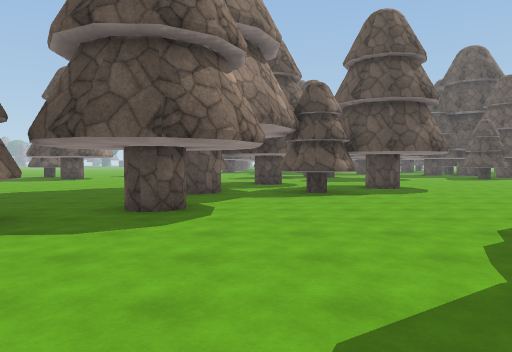
[1] (above)

24 first-person views from a walk through a 3-D level made in the Unity game engine. The camera is 1.5 m above the floor, tilts 2° down and sees 70° across. The floor is counted in squares, 2 m on a side. Each view is taken from the middle of a square. On the plan, view 1 faces up. The plan holds only what a view shows up to about 11 squares ahead; the rest is blank. The place goes on beyond the plan. Surface patterns are stand-ins for the level's own textures.

[2]
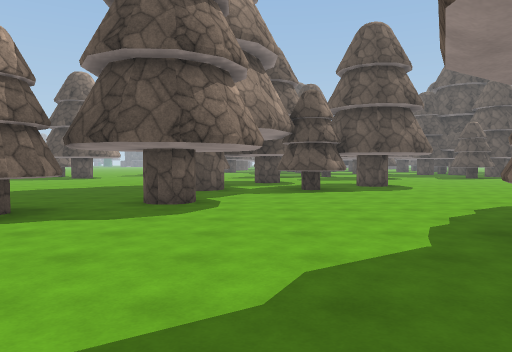

[3]
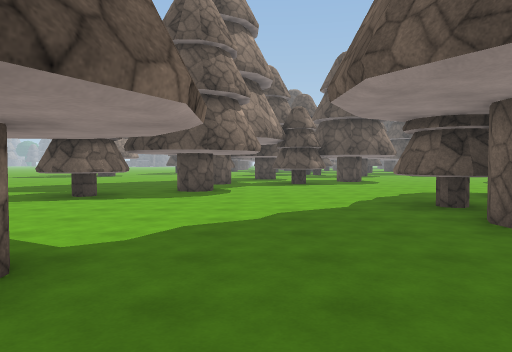

[4]
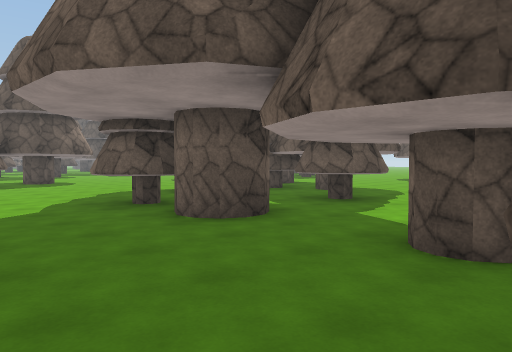

[5]
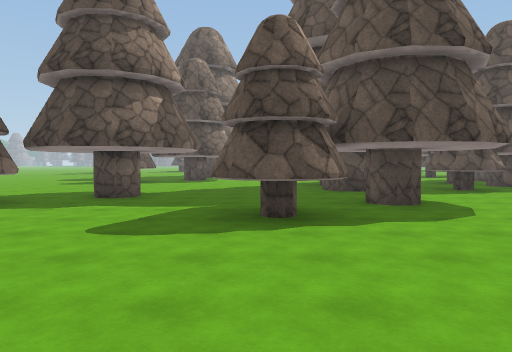

[6]
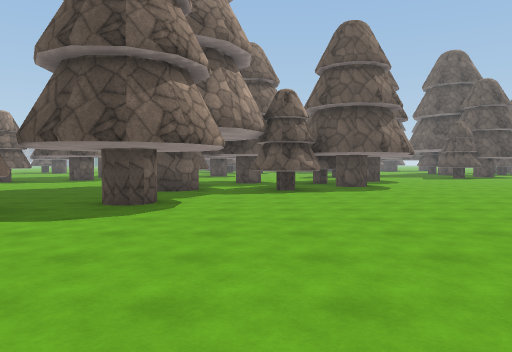

[7]
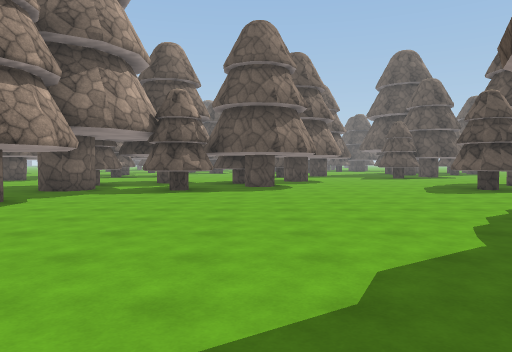

[8]
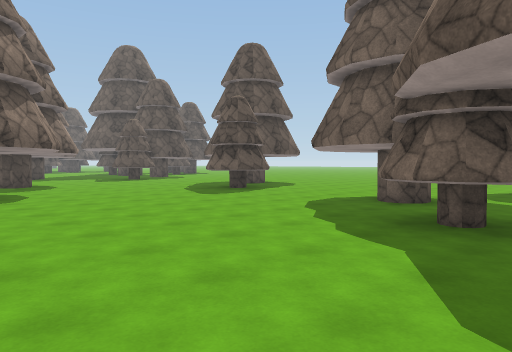

[9]
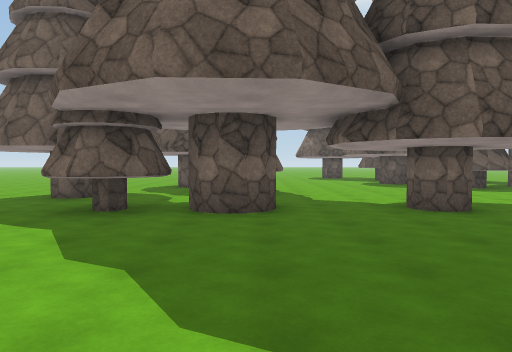

[10]
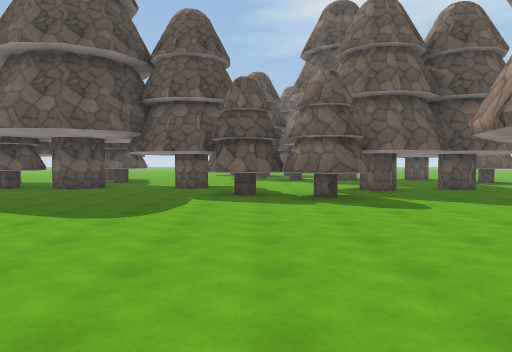

[11]
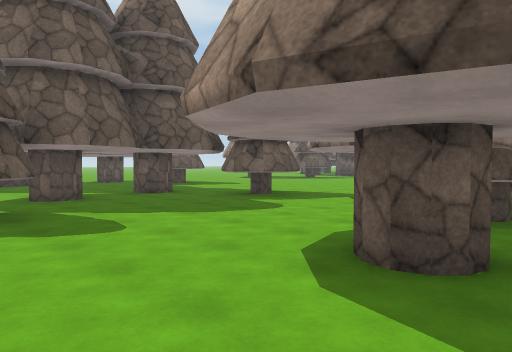

[12]
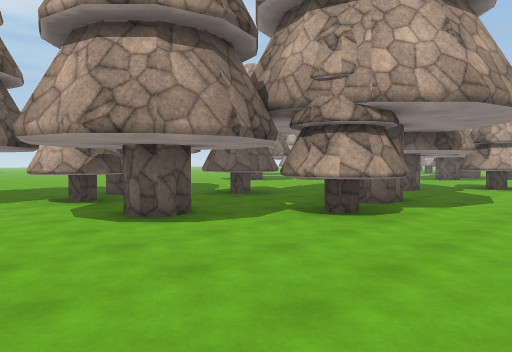

[13]
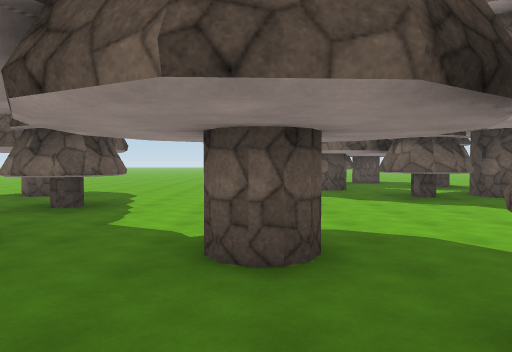

[14]
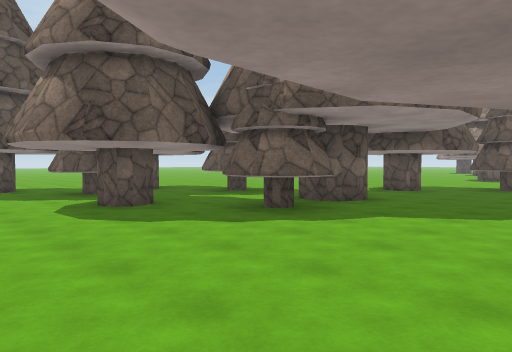

[15]
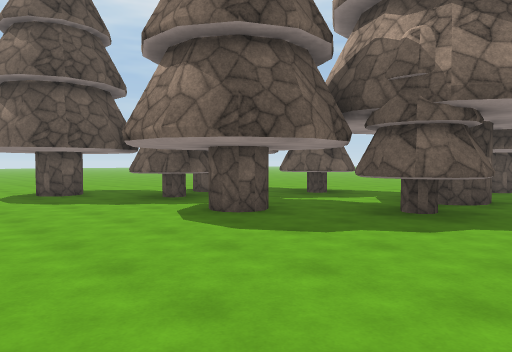

[16]
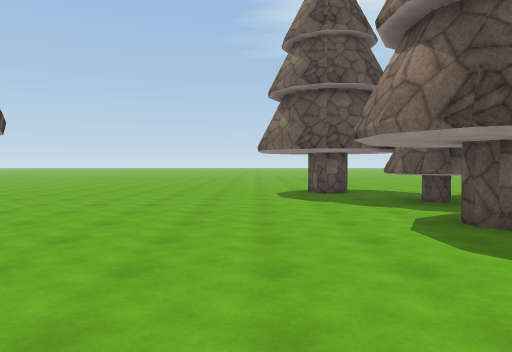

[17]
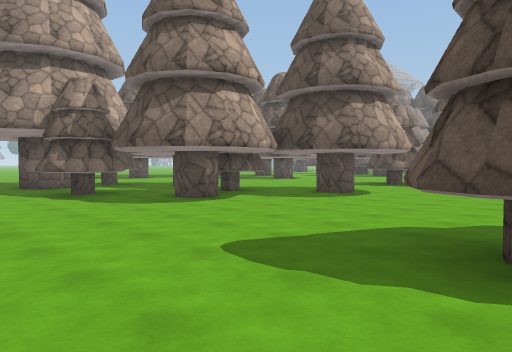

[18]
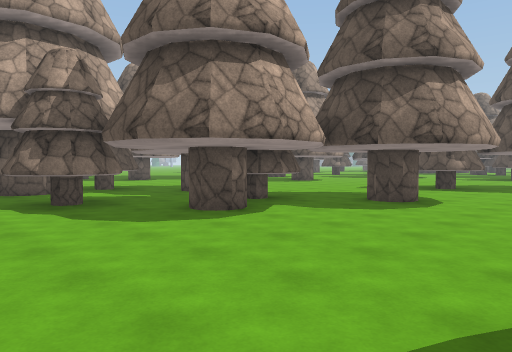

[19]
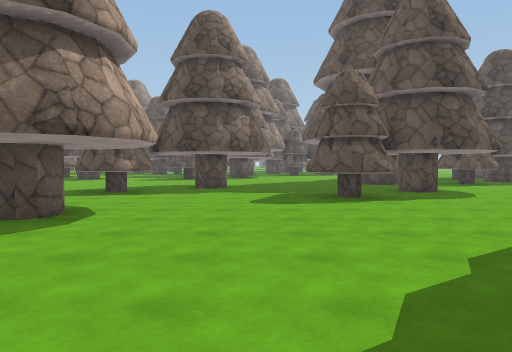

[20]
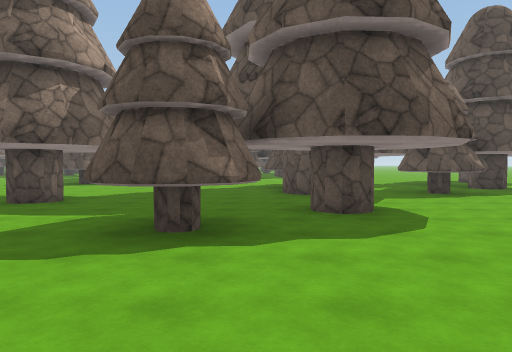

[21]
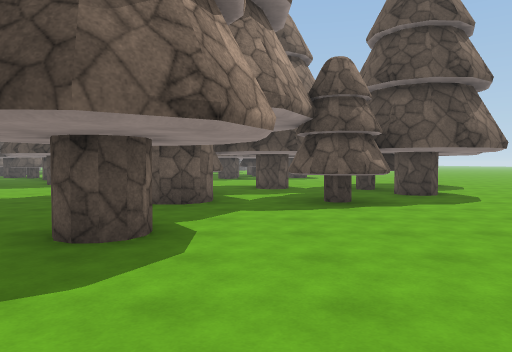

[22]
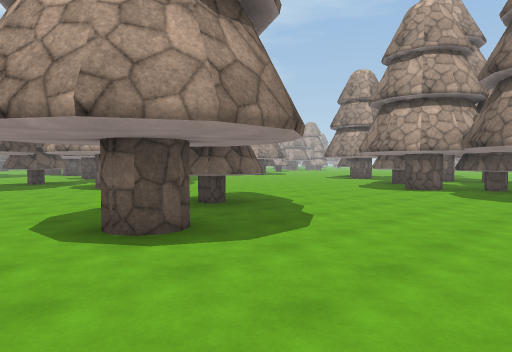

[23]
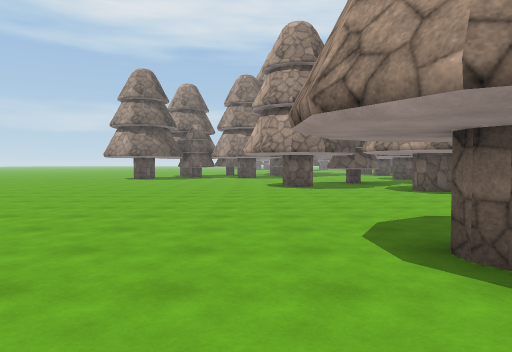

[24]
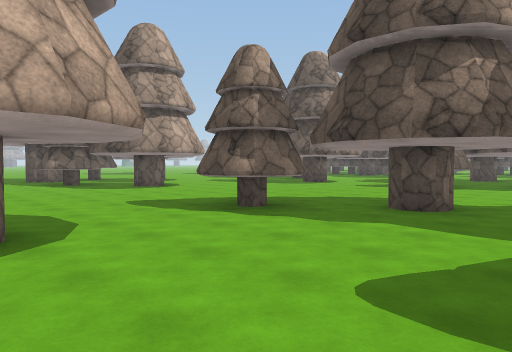

### Floor plan
Key: @ floor where view 1 was taken; # wall or solid block; x gap in a wall; . floor; T thing the floor can be seen under or through.
Columns run from 5 left of view 1 to 24 right of it. Each row starts with its distance up from view 1.
 17                 #...     ##.#
 16                  ...     ...##
 15               .. ......##....#
 14              ..........##.  ..
 13              ..........##.##..
 12            ...................
 11 ..   ....#........#...........
 10 ..  #.# .......##......#.....
  9 ...##.##.......##.... ......
  8 .....................#......
  7 ...........................
  6 ...#......................
  5 .##.............#.........
  4 x##........#.##............
  3 ........##...##.............
  2  .......##....#........#....
  1 ........##.##.......##.......
  0 .....@..##.##.......##........
 -1 ..............................
 -2 ...#..........................
 -3  #.......#....................
 -4   ....##......................
 -5   ....##............#.........
 -6    ..............##...........
 -7     .............##.....#.....
 -8     ..............#..# .......
 -9      ...  ........#..##.......
-10       .    ...................
-11            ...................
-12          .........#...........
-13         .......##.............
-14      ..........##........#..#
-15  #.............##......TT...##
-16  #....###......# .  ...T ....#
-17  ..#.  .#........#.....T..##..
-18      .....#............##.##.
-19     ..##.....................
-20     .. #..##......#.........
-21      ... ###...##..  ..#.

Where each view was taken, in squares from view 1:
view 1: 0 up, 0 right, facing up
view 2: 1 down, 0 right, facing up
view 3: 4 down, 0 right, facing up
view 4: 4 down, 0 right, facing up-right
view 5: 10 down, 1 right, facing up
view 6: 10 down, 6 right, facing up
view 7: 10 down, 9 right, facing up
view 8: 8 down, 8 right, facing up-right
view 9: 9 down, 7 right, facing right
view 10: 14 down, 2 right, facing right
view 11: 15 down, 4 right, facing down-right
view 12: 13 down, 8 right, facing down-left
view 13: 12 down, 10 right, facing right
view 14: 11 down, 14 right, facing down-right
view 15: 10 down, 16 right, facing down-right
view 16: 11 down, 16 right, facing right
view 17: 3 down, 16 right, facing up-left
view 18: 2 down, 14 right, facing up-left
view 19: 0 up, 14 right, facing up
view 20: 4 up, 17 right, facing up
view 21: 6 up, 20 right, facing up
view 22: 6 up, 20 right, facing down-left
view 23: 5 up, 20 right, facing down
view 24: 5 up, 15 right, facing up-left
